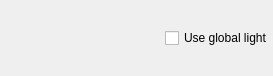
<?xml version="1.0" encoding="UTF-8"?>
<ui version="4.0">
 <author>
    SPDX-FileCopyrightText: none
    SPDX-License-Identifier: GPL-3.0-or-later
  </author>
 <class>WdgKisLayerStyleAngleSelector</class>
 <widget class="QWidget" name="WdgKisLayerStyleAngleSelector">
  <property name="geometry">
   <rect>
    <x>0</x>
    <y>0</y>
    <width>273</width>
    <height>76</height>
   </rect>
  </property>
  <layout class="QHBoxLayout" name="horizontalLayout">
   <property name="leftMargin">
    <number>0</number>
   </property>
   <property name="topMargin">
    <number>0</number>
   </property>
   <property name="rightMargin">
    <number>0</number>
   </property>
   <property name="bottomMargin">
    <number>0</number>
   </property>
   <item>
    <layout class="QHBoxLayout" name="horizontalLayout_2">
     <property name="spacing">
      <number>5</number>
     </property>
     <item>
      <widget class="KisAngleSelector" name="angleSelector" native="true"/>
     </item>
     <item>
      <spacer name="horizontalSpacer">
       <property name="orientation">
        <enum>Qt::Horizontal</enum>
       </property>
       <property name="sizeHint" stdset="0">
        <size>
         <width>40</width>
         <height>20</height>
        </size>
       </property>
      </spacer>
     </item>
     <item>
      <widget class="QCheckBox" name="chkUseGlobalLight">
       <property name="text">
        <string>Use global light</string>
       </property>
      </widget>
     </item>
    </layout>
   </item>
  </layout>
 </widget>
 <customwidgets>
  <customwidget>
   <class>KisAngleSelector</class>
   <extends>QWidget</extends>
   <header location="global">KisAngleSelector.h</header>
   <container>1</container>
  </customwidget>
 </customwidgets>
 <resources/>
 <connections/>
</ui>
